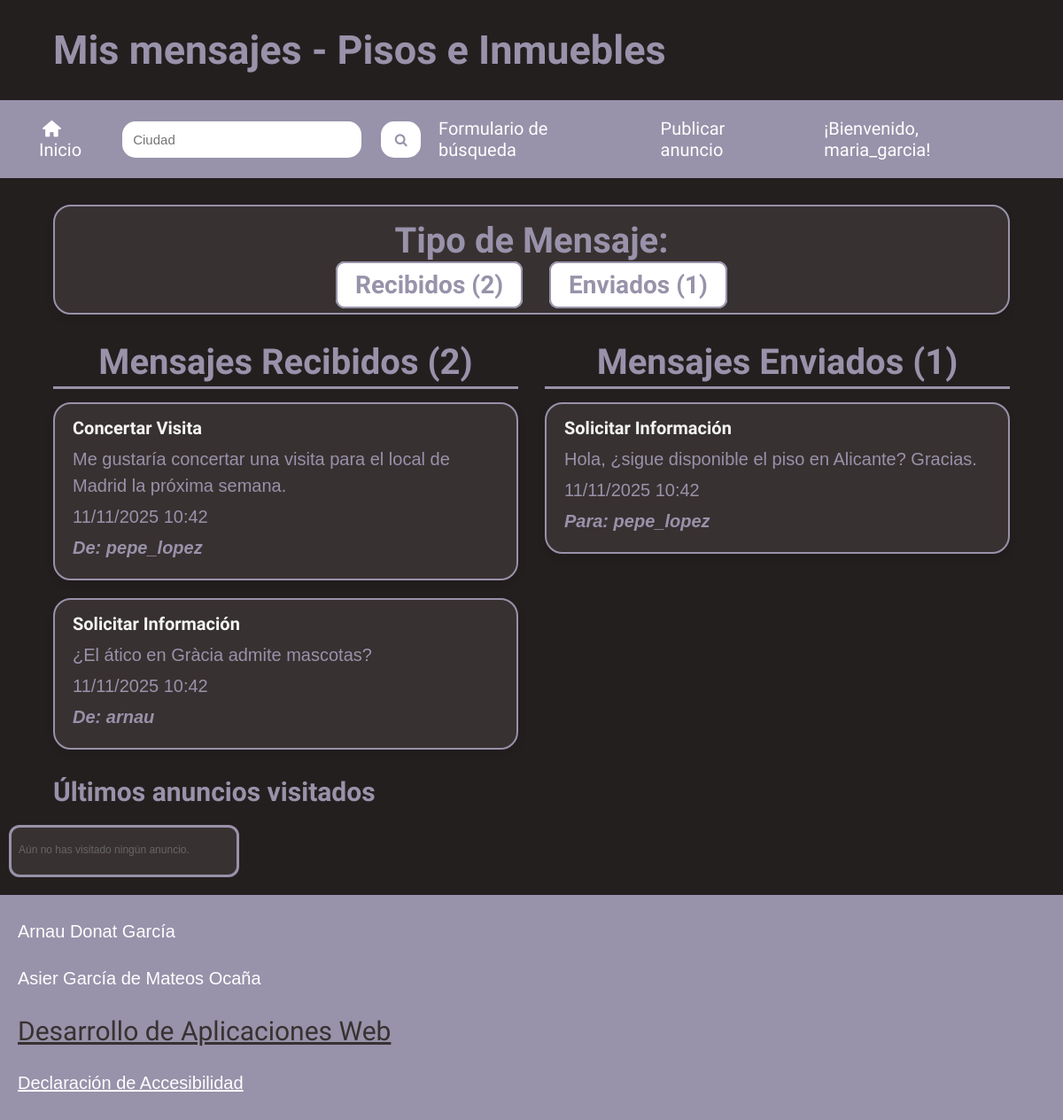
Page /userMensajes.php (signed in) on the committed database.
### tables this page shows
CREATE TABLE `mensajes` (
  `IdMensaje` int(11) NOT NULL,
  `TMensaje` smallint(6) NOT NULL,
  `Texto` varchar(4000) NOT NULL,
  `Anuncio` int(11) NOT NULL,
  `UsuOrigen` int(11) NOT NULL,
  `UsuDestino` int(11) NOT NULL,
  `FRegistro` timestamp NOT NULL DEFAULT current_timestamp()
);

CREATE TABLE `tiposmensajes` (
  `IdTMensaje` smallint(6) NOT NULL,
  `NomTMensaje` varchar(255) NOT NULL
);

CREATE TABLE `usuarios` (
  `IdUsuario` int(11) NOT NULL,
  `NomUsuario` varchar(15) NOT NULL,
  `Clave` varchar(15) NOT NULL,
  `Email` varchar(254) NOT NULL,
  `Sexo` smallint(6) NOT NULL,
  `FNacimiento` date NOT NULL,
  `Ciudad` varchar(255) NOT NULL,
  `Pais` int(11) NOT NULL,
  `Foto` varchar(255) DEFAULT NULL,
  `FRegistro` timestamp NOT NULL DEFAULT current_timestamp(),
  `Estilo` int(11) NOT NULL
);

### userMensajes.php (the view, shortened to what this page needs)
<?php
    $userId = $_SESSION['user_id'];
    $config = parse_ini_file('config.ini');
    @$mysqli = new mysqli($config['Server'], $config['User'], $config['Password'], $config['Database']);
    $mensajesRecibidos = [];
    $sqlRecibidos = "SELECT M.Texto, M.FRegistro, TM.NomTMensaje, U_Origen.NomUsuario
                     FROM MENSAJES M
                     JOIN TIPOSMENSAJES TM ON M.TMensaje = TM.IdTMensaje
                     JOIN USUARIOS U_Origen ON M.UsuOrigen = U_Origen.IdUsuario
                     WHERE M.UsuDestino = ?
                     ORDER BY M.FRegistro DESC";
    if ($stmt = $mysqli->prepare($sqlRecibidos)) {
        $stmt->bind_param("i", $userId);
        $stmt->execute();
        $resRecibidos = $stmt->get_result();
        while ($row = $resRecibidos->fetch_assoc()) {
            $mensajesRecibidos[] = $row;
        }
        $totalRecibidos = $resRecibidos->num_rows;
    } else {
        die("Error en la consulta de mensajes recibidos: " . $mysqli->error);
    }
    $mensajesEnviados = [];
    $sqlEnviados = "SELECT M.Texto, M.FRegistro, TM.NomTMensaje, U_Destino.NomUsuario
                    FROM MENSAJES M
                    JOIN TIPOSMENSAJES TM ON M.TMensaje = TM.IdTMensaje
                    JOIN USUARIOS U_Destino ON M.UsuDestino = U_Destino.IdUsuario
                    WHERE M.UsuOrigen = ?
                    ORDER BY M.FRegistro DESC";
    if ($stmt = $mysqli->prepare($sqlEnviados)) {
        $stmt->bind_param("i", $userId);
        $stmt->execute();
        $resEnviados = $stmt->get_result();
        while ($row = $resEnviados->fetch_assoc()) {
            $mensajesEnviados[] = $row;
        }
        $totalEnviados = $resEnviados->num_rows;
    } else {
        die("Error en la consulta de mensajes enviados: " . $mysqli->error);
    }
    require 'cabecera.php';
?>
        <section id="usuarioMensaje">
            <section id="menuTipoMensaje">
                <h2>Tipo de Mensaje:</h2>
                <ul>
                    <li><a href="#mensajesIn">Recibidos (<?php echo $totalRecibidos; ?>)</a></li>
                    <li><a href="#mensajesOut">Enviados (<?php echo $totalEnviados; ?>)</a></li>
                </ul>
            </section>
            <section id="mensajesIn" class="tipomensajes">
                <h2>Mensajes Recibidos (<?php echo $totalRecibidos; ?>)</h2>
                <?php if ($totalRecibidos == 0): ?>
                    <p>No tienes mensajes recibidos.</p>
                <?php else: ?>
                    <ul>
                        <?php foreach ($mensajesRecibidos as $msg): ?>
                        <li>
                            <article>
                                <h3 id="tipoMensaje"><?php echo htmlspecialchars($msg['NomTMensaje']); ?></h3>
                                <p class="content"><?php echo htmlspecialchars($msg['Texto']); ?></p>
                                <p><time datetime="<?php echo $msg['FRegistro']; ?>">
                                    <?php echo date("d/m/Y H:i", strtotime($msg['FRegistro'])); ?>
                                </time></p>
                                <p class="usuarioDelMensaje">De: <strong><?php echo htmlspecialchars($msg['NomUsuario']); ?></strong></p>
                            </article>
                        </li>
                        <?php endforeach; ?>
                    </ul>
                <?php endif; ?>
            </section>
            <section id="mensajesOut" class="tipomensajes">
                <h2>Mensajes Enviados (<?php echo $totalEnviados; ?>)</h2>
                <?php if ($totalEnviados == 0): ?>
                    <p>No has enviado ningún mensaje.</p>
                <?php else: ?>
                    <ul>
                        <?php foreach ($mensajesEnviados as $msg): ?>
                        <li>
                            <article>
                                <h3 id="tipoMensaje"><?php echo htmlspecialchars($msg['NomTMensaje']); ?></h3>
                                <p class="content"><?php echo htmlspecialchars($msg['Texto']); ?></p>
                                <p><time datetime="<?php echo $msg['FRegistro']; ?>">
                                    <?php echo date("d/m/Y H:i", strtotime($msg['FRegistro'])); ?>
                                </time></p>
                                <p class="usuarioDelMensaje">Para: <strong><?php echo htmlspecialchars($msg['NomUsuario']); ?></strong></p>
                            </article>
                        </li>
                        <?php endforeach; ?>
                    </ul>
                <?php endif; ?>
            </section>
        </section>
<?php
    require 'pie.php';
?>

### estilos/minimum.css (style rules this page uses)
* { padding: 0; margin: 0; box-sizing: border-box; }
html { font-size: 10px; background-color: var(--fondo); --fondo: #f3f3f3; --fondo2: #cccccc; --titulos: #120045; }

### estilos/maximum.css (style rules this page uses)
* { padding: 0; margin: 0; box-sizing: border-box; }
html { font-size: 10px; background-color: var(--fondo); --fondo: #f3f3f3; --fondo2: #cccccc; --titulos: #120045; }

### estilos/dark.css (style rules this page uses)
html { background-color: var(--fondo); --fondo: #241f1f; --fondo2: #383131; --titulos: #9892aa; }

### estilos/medium.css (style rules this page uses)
* { padding: 0; margin: 0; box-sizing: border-box; }
html { font-size: 10px; background-color: var(--fondo); --fondo: #f3f3f3; --fondo2: #cccccc; --titulos: #120045; }

### estilos/contrast.css (style rules this page uses)
html { background-color: var(--fondo); --fondo: #ffffff; --fondo2: #ffffff; --titulos: #000a52; --contrasteFondo: #000a52; }

### estilos/big.css (style rules this page uses)
html { font-size: 15px; }

### estilos/contrast-big.css (style rules this page uses)
html { background-color: var(--fondo); --fondo: #ffffff; --fondo2: #ffffff; --titulos: #000a52; --contrasteFondo: #000a52; font-size: 15px; }

### estilos/print.css (style rules this page uses)
* { -webkit-print-color-adjust: exact; print-color-adjust: exact; }

### rows in the picture
mensajes: TMensaje.NomTMensaje "Concertar Visita", Texto "Me gustaría concertar una visita para el local de Madrid la próxima semana.", FRegistro "11/11/2025 10:42", UsuOrigen.NomUsuario "pepe_lopez"
mensajes: TMensaje.NomTMensaje "Solicitar Información", Texto "¿El ático en Gràcia admite mascotas?", FRegistro "11/11/2025 10:42", UsuOrigen.NomUsuario "arnau"
mensajes: TMensaje.NomTMensaje "Solicitar Información", Texto "Hola, ¿sigue disponible el piso en Alicante? Gracias.", FRegistro "11/11/2025 10:42", UsuDestino.NomUsuario "pepe_lopez"

### other values in the picture
$encabezado "Mis mensajes - Pisos e Inmuebles"
$username "maria_garcia"
$totalRecibidos "2"
$totalEnviados "1"
